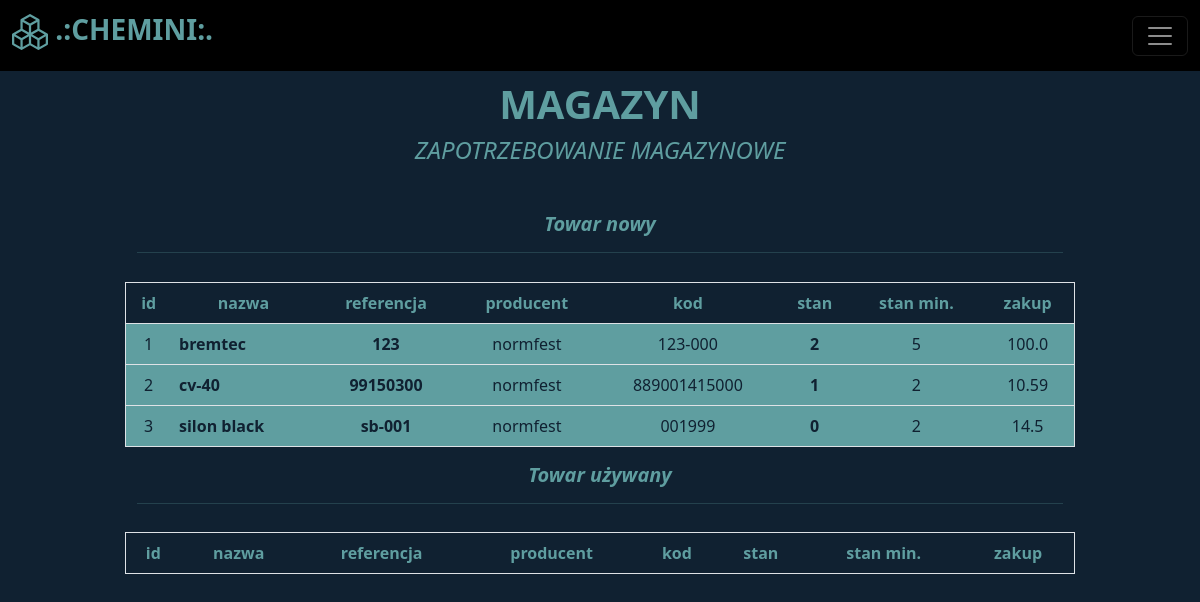
Page /demand (signed in) on the earlier database version.
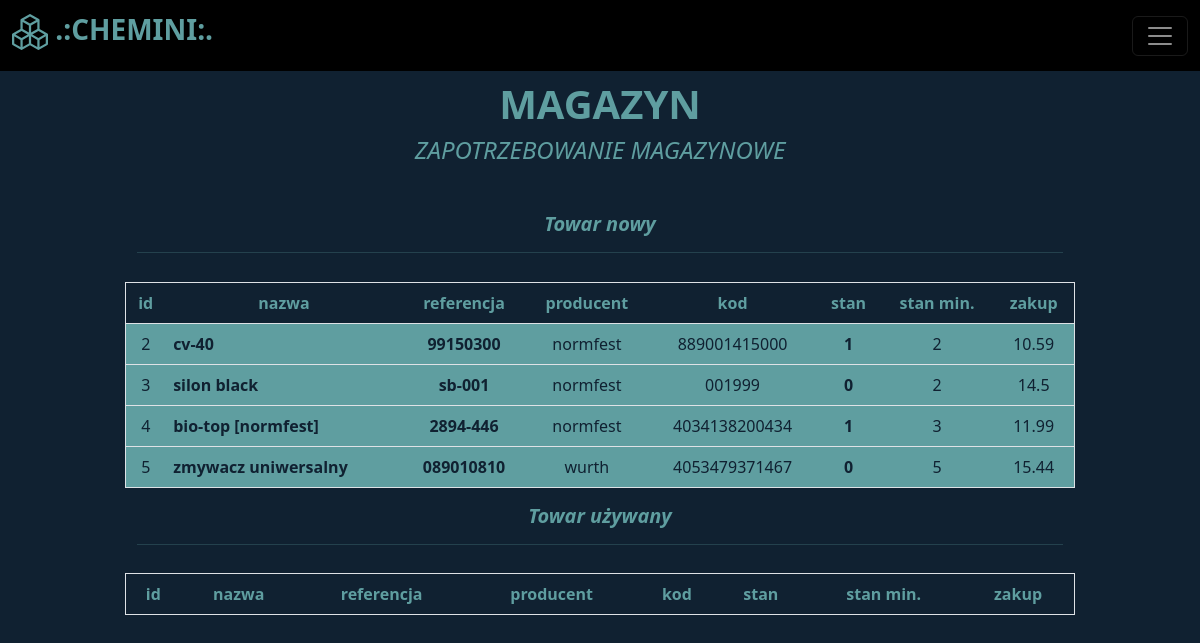
Same page on the later database version.
### libs/models.py (models this page shows)
class Item(Base):
    __tablename__ = "items"
    id = Column(Integer, primary_key=True, autoincrement=True, index=True)
    name = Column(String, unique=False, nullable=False)
    manufacturer = Column(String, nullable=False)
    reference = Column(String, unique=True, index=True, nullable=False)
    code = Column(String, unique=True, index=True)
    description = Column(String)
    stack = Column(Integer, nullable=False, default=0)
    stack_min = Column(Integer, nullable=False, default=0)
    buy = Column(Float)
    sell = Column(Float)
    used = Column(Boolean, default=False)

### routers/warehouse.py (the view)
@router.get('/demand', tags=['warehouse'])
def get_page_with_demand(request: Request, db:Session=Depends(get_db)):
    errors = []
    try:
        token = request.cookies.get("access_token")     # very important line if you want to authenticate user on page
        if not token:
            errors.append("You have to login first.")
            return templates.TemplateResponse("home.html", {"request": request, "errors": errors})
        scheme,_,param = token.partition(" ")
        payload = jwt.decode(param, config.get("security", "jwt_secret_key"), config.get("security", "algorithm"))
        user = db.query(User).filter(User.name==payload['sub']).first()
        if not user:
            errors.append("User not found.")
            return templates.TemplateResponse("home.html", {"request": request, "errors": errors})
        items_new = db.query(Item).where((Item.used==False) & (Item.stack<=Item.stack_min))
        items_used = db.query(Item).where((Item.used==True) & (Item.stack<=Item.stack_min))
        try:
            column_names = ["id", "nazwa", "referencja", "producent", "kod", "stan", "stan min.", "zakup"]
            df = []
            for item in items_new:
                line = [item.id, item.name, item.reference, item.manufacturer, item.code, item.stack, item.stack_min, item.buy]
                df.append(line)
            demands_new_list = tabulate(df, headers=column_names, tablefmt="fancy_grid")
            df = []
            for item in items_used:
                line = [item.id, item.name, item.reference, item.manufacturer, item.code, item.stack, item.stack_min, item.buy]
                df.append(line)
            demands_used_list = tabulate(df, headers=column_names, tablefmt="fancy_grid")
            _time = time.strftime('%d-%m-%Y')
            demand_filepath = f"{config.get('files', 'demands')}/zapotrzebowanie {_time}.txt"
            print(demand_filepath)
            with open(f"{demand_filepath}", "w", encoding="utf-8") as demands:
                demands.write(f"ZAPOTRZEBOWANIE MAGAZYNOWE NA DZIEŃ:   {_time}\n\n")
                demands.write("CZĘŚCI NOWE\n")
                demands.write(demands_new_list)
                demands.write("\n\nCZĘŚCI UŻYWANE\n")
                demands.write(demands_used_list)
                demands.write("\n\n")
        except Exception as e:
            print(e)
        return templates.TemplateResponse(
            "demand.html",{"request":request, "used_items": items_used, "new_items": items_new, "user": user.name, "active_status": user.is_active, "is_admin": user.is_admin})
    except Exception:
        errors.append("You have to login first.")
        return templates.TemplateResponse("home.html", {"request": request, "errors": errors})

### templates/demand.html (shortened to what this page needs)
{% extends "baseauth.html" %}
{% block col2 %}
<div style="text-align:center">
  <h1><b>MAGAZYN</b></h1>
  <h4><i>ZAPOTRZEBOWANIE MAGAZYNOWE</i></h4>
</div>
<div class="row" style="margin-top:5%">
    <div class="col">
        <div class="container" style="text-align:center">
            <h5><i><b>Towar nowy<hr></b></i></h5>
        </div>
        <table class="table table-hover border" style="color:cadetblue; background:#102131; text-align:center; margin-top:3%">
            <thead>
              <tr>
                <th scope="col">id</th>
                <th scope="col">nazwa</th>
                <th scope="col">referencja</th>
                <th scope="col">producent</th>
                <th scope="col">kod</th>
                <th scope="col">stan</th>
                <th scope="col">stan min.</th>
                <th scope="col">zakup</th>
              </tr>
            </thead>
            <tbody>
              {% for item in new_items %}
                    <tr style="color:#102131; background:cadetblue">
                        <td>{{ item.id }}</td>
                        <td style="text-align:left"><b>{{ item.name }}</b></td>
                        <td style="text-align:center"><b>{{ item.reference }}</b></td>
                        <td style="text-align:center">{{ item.manufacturer }}</td>
                        <td style="text-align:center">{{ item.code }}</td>
                        <td><b>{{ item.stack }}</b></td>
                        <td>{{ item.stack_min }}</td>
                        <td>{{ item.buy }}</td>
                    </tr>
              {% endfor %}
            </tbody>
          </table>
    </div>
    <div class="col">
        <div class="container" style="text-align:center">
            <h5><i><b>Towar używany<hr></b></i></h5>
        </div>
        <table class="table table-hover border" style="color:cadetblue; background:#102131; text-align:center; margin-top:3%">
            <thead>
              <tr>
                <th scope="col">id</th>
                <th scope="col">nazwa</th>
                <th scope="col">referencja</th>
                <th scope="col">producent</th>
                <th scope="col">kod</th>
                <th scope="col">stan</th>
                <th scope="col">stan min.</th>
                <th scope="col">zakup</th>
              </tr>
            </thead>
          </table>
    </div>
</div>
{% endblock %}

### templates/baseauth.html (shortened to what this page needs)
<!doctype html>
<html lang="en">
<head>
  <link href="https://cdn.jsdelivr.net/npm/bootstrap@5.2.1/dist/css/bootstrap.min.css" rel="stylesheet"
>
</head>
<body>
  <header style="margin-bottom:5rem;">
    <nav class="navbar navbar-dark fixed-top" style="background:black">
      <div class="container-fluid">
        <a class="navbar-brand" style="color:cadetblue" href="/warehouse"><h3>
          <b>
             .:CHEMINI:.
          </b></h3></a>
        <button class="navbar-toggler" type="button" data-bs-toggle="offcanvas" data-bs-target="#offcanvasDarkNavbar" aria-controls="offcanvasDarkNavbar">
          <span class="navbar-toggler-icon"></span>
        </button>
      </div>
    </nav>
  </header>
  <main>
    <div class="row" style="margin:1rem">
      <div class="col">
      </div>
      <div class="col-10">
        {% block col2 %}
        {% endblock %}
      </div>
      <div class="col">
      </div>
    </div>
  </main>
</body>
</html>

### templates/baseauth.html (style rules this page uses)
body { background: #102131; color: cadetblue }

Differences in the rows shown:
removed Item: id "1", name "bremtec", reference "123", manufacturer "normfest", code "123-000", stack "2", stack_min "5", buy "100.0"
added Item: id "4", name "bio-top [normfest]", reference "2894-446", manufacturer "normfest", code "4034138200434", stack "1", stack_min "3", buy "11.99"
added Item: id "5", name "zmywacz uniwersalny", reference "089010810", manufacturer "wurth", code "4053479371467", stack "0", stack_min "5", buy "15.44"
